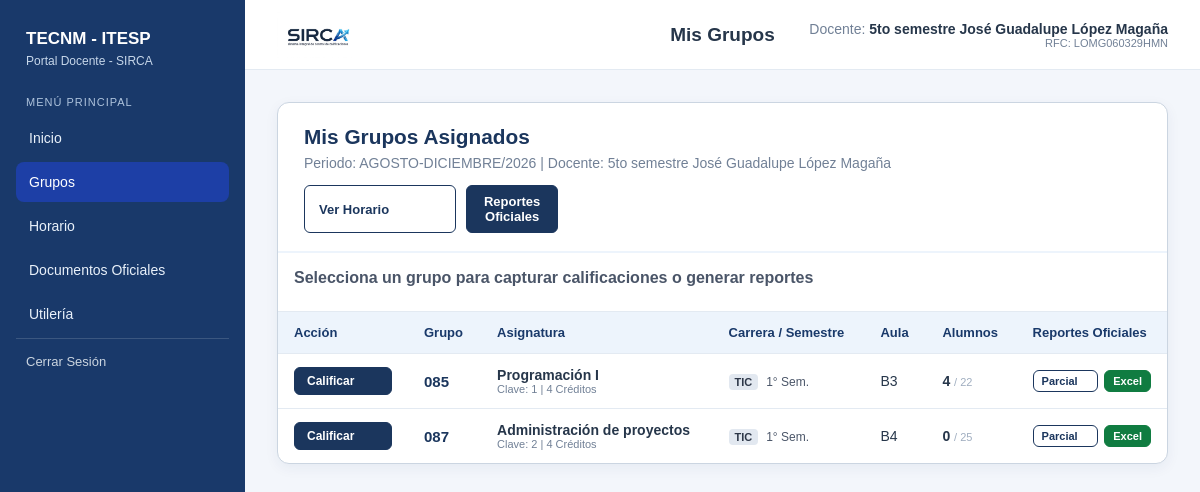
Screenshot of /views/layout/menu.php (signed in) with the database file from the repository.
### tables this page shows
CREATE TABLE `personal` (
  `rfc` char(13) NOT NULL,
  `apellidos` varchar(100) NOT NULL,
  `nombres` varchar(100) NOT NULL,
  `sexo` enum('M','F','') DEFAULT '',
  `estado_civil` enum('S','C','D','V','U','') DEFAULT '',
  `clave_centro_trabajo` char(10) DEFAULT NULL,
  `correo_institucional` varchar(150) DEFAULT NULL,
  `correo_personal` varchar(150) DEFAULT NULL,
  `telefono_contacto` varchar(20) DEFAULT NULL,
  `tipo_personal` enum('DOCENTE','ADMINISTRATIVO','DIRECTIVO','OTRO') NOT NULL DEFAULT 'DOCENTE',
  `especialidad` varchar(120) DEFAULT NULL,
  `grado_academico` varchar(100) DEFAULT NULL,
  `estatus_laboral` enum('ACTIVO','INACTIVO','LICENCIA','BAJA') NOT NULL DEFAULT 'ACTIVO',
  `fecha_ingreso` date DEFAULT NULL,
  `fecha_creacion` timestamp NOT NULL DEFAULT current_timestamp(),
  `fecha_actualizacion` timestamp NOT NULL DEFAULT current_timestamp() ON UPDATE current_timestamp(),
  `tarjeta` varchar(20) DEFAULT '1106',
  `curp` varchar(18) DEFAULT 'SINL900223MMNZVZ00',
  `puesto` varchar(100) DEFAULT 'DOCENTE',
  `departamento` varchar(200) DEFAULT 'DIVISIÓN DE INGENIERÍA EN TECNOLOGÍAS DE LA INFORMACIÓN Y COMUNICACIONES',
  `escolaridad` varchar(150) DEFAULT 'Licenciatura en: LICENCIADA EN INFORMÁTICA',
  `ingreso_plantel` varchar(20) DEFAULT '201602',
  `ingreso_sep` varchar(20) DEFAULT '201602',
  `h_f_g` int(11) DEFAULT 21,
  `h_apoy` int(11) DEFAULT 0,
  `h_adm` int(11) DEFAULT 0,
  `plaza` varchar(50) DEFAULT 'DOCENTE',
  `periodo_actual` varchar(50) DEFAULT 'AGOSTO-DICIEMBRE/2026',
  PRIMARY KEY (`rfc`),
  UNIQUE KEY `uq_personal_correo_institucional` (`correo_institucional`),
  KEY `idx_personal_estatus` (`estatus_laboral`),
  KEY `idx_personal_tipo` (`tipo_personal`)
);

CREATE TABLE `grupos` (
  `id_grupo` int(11) NOT NULL AUTO_INCREMENT,
  `materia` varchar(20) NOT NULL,
  `rfc_docente` char(13) NOT NULL,
  `periodo` varchar(30) NOT NULL,
  `clave_grupo` varchar(10) NOT NULL,
  `capacidad` int(11) NOT NULL,
  `aula` varchar(30) DEFAULT NULL,
  `turno` enum('MATUTINO','VESPERTINO','MIXTO','NOCTURNO') DEFAULT NULL,
  `modalidad` enum('PRESENCIAL','EN_LINEA','HIBRIDA') NOT NULL DEFAULT 'PRESENCIAL',
  `estado` enum('ABIERTO','CERRADO','CANCELADO') NOT NULL DEFAULT 'ABIERTO',
  `semestre` int(11) DEFAULT 1,
  `carrera` varchar(10) DEFAULT 'TIC',
  PRIMARY KEY (`id_grupo`),
  UNIQUE KEY `uq_grupo_periodo_clave` (`periodo`,`clave_grupo`,`materia`,`rfc_docente`),
  KEY `idx_grupos_periodo` (`periodo`),
  KEY `idx_grupos_materia` (`materia`),
  KEY `idx_grupos_docente` (`rfc_docente`)
);

### controllers/grupo_controller.php (called while the page is built, shortened)
<?php
require_once __DIR__ . '/../config/conection.php';
$rfcDocente = $_SESSION['rfc'];
try {
    $stmtDoc = $pdo->prepare("SELECT * FROM personal WHERE rfc = :rfc LIMIT 1");
    $stmtDoc->execute(['rfc' => $rfcDocente]);
    $docente = $stmtDoc->fetch(PDO::FETCH_ASSOC);
    if ($docente) {
        $nombreCompleto = trim(($docente['grado_academico'] ? $docente['grado_academico'] . ' ' : '') . $docente['nombres'] . ' ' . $docente['apellidos']);
        $nombreFormal = trim($docente['apellidos'] . ' ' . $docente['nombres']);
        $docente['nombre_completo'] = $nombreCompleto;
        $docente['nombre_formal'] = $nombreFormal;
    }
    $sqlGrupos = "SELECT g.id_grupo, g.clave_grupo, g.materia,
                         COALESCE(m.nombre_materia, g.materia) AS nombre_materia,
                         COALESCE(m.creditos, 4) AS creditos,
                         COALESCE(m.horas_teoricas, 2) AS horas_teoricas,
                         COALESCE(m.horas_practicas, 2) AS horas_practicas,
                         COALESCE(m.total_unidades, 4) AS total_unidades,
                         g.periodo, g.capacidad, g.aula, g.turno, g.modalidad,
                         COALESCE(g.semestre, 1) AS semestre,
                         COALESCE(g.carrera, 'TIC') AS carrera,
                         COUNT(ig.no_de_control) AS total_inscritos
                  FROM grupos g
                  LEFT JOIN materias m ON m.materia = g.materia
                  LEFT JOIN inscripciones_grupo ig ON ig.id_grupo = g.id_grupo AND ig.estatus = 'INSCRITO'
                  WHERE g.rfc_docente = :rfc AND g.estado = 'ABIERTO'
                  GROUP BY g.id_grupo, g.clave_grupo, g.materia, m.nombre_materia, m.creditos,
                           m.horas_teoricas, m.horas_practicas, m.total_unidades, g.periodo,
                           g.capacidad, g.aula, g.turno, g.modalidad, g.semestre, g.carrera
                  ORDER BY g.clave_grupo ASC";
    $stmtG = $pdo->prepare($sqlGrupos);
    $stmtG->execute(['rfc' => $rfcDocente]);
    $grupos = $stmtG->fetchAll(PDO::FETCH_ASSOC);
} catch (PDOException $e) {
    $error_db = "Error en la base de datos: " . $e->getMessage();
}
?>

### views/layout/menu.php (the view, shortened to what this page needs)
<?php
require_once '../../controllers/grupo_controller.php';
?>
<!DOCTYPE html>
<html lang="es">
<head>
    <link rel="stylesheet" href="../../assets/css/menu.css?v=<?= filemtime(__DIR__ . '/../../assets/css/menu.css') ?>">
    <link rel="stylesheet" href="../../assets/css/menu_calificaciones.css?v=<?= filemtime(__DIR__ . '/../../assets/css/menu_calificaciones.css') ?>">
    <link rel="stylesheet" href="../../assets/css/reportes_impresion.css?v=<?= filemtime(__DIR__ . '/../../assets/css/reportes_impresion.css') ?>">
</head>
<body>
<div class="layout">
    <aside>
        <div class="marca">
            TECNM - ITESP
            <small>Portal Docente - SIRCA</small>
        </div>
        <p class="etiqueta">Menú principal</p>
        <nav aria-label="Menú principal">
            <button class="menu-opcion" type="button" data-vista="inicio" data-titulo="Información del docente" aria-controls="contenido-principal">
                <span>Inicio</span>
            </button>
            <button class="menu-opcion activo" type="button" data-vista="grupos" data-titulo="Mis Grupos" aria-current="page" aria-controls="contenido-principal">
                <span>Grupos</span>
            </button>
            <button class="menu-opcion" type="button" data-vista="horario" data-titulo="Horario Institucional" aria-controls="contenido-principal">
                <span>Horario</span>
            </button>
            <button class="menu-opcion" type="button" data-vista="documentos" data-titulo="Documentos de Certificación y Reportes" aria-controls="contenido-principal">
                <span>Documentos Oficiales</span>
            </button>
            <button class="menu-opcion" type="button" data-vista="utileria" data-titulo="Utilería y Herramientas" aria-controls="contenido-principal">
                <span>Utilería</span>
            </button>
        </nav>
        <div style="margin-top: auto; padding: 15px 10px 0 10px; border-top: 1px solid rgba(255,255,255,0.15);">
            <a href="../../index.php" style="display: flex; align-items: center; gap: 8px; color: #cbd5e0; text-decoration: none; font-size: 13px;">
                <span>Cerrar Sesión</span>
            </a>
        </div>
    </aside>
    <main>
        <header>
            <img class="logo-sirca-header" src="../../assets/img/SIRCA.jpeg" alt="SIRCA">
            <h1><span id="titulo-seccion">Mis Grupos</span></h1>
            <div class="usuario">
                Docente: <strong><?= htmlspecialchars($docente['nombre_completo'] ?? $nombreUsuario, ENT_QUOTES, 'UTF-8') ?></strong>
                <span style="font-size: 11px; color: #718096; display: block; text-align: right;">RFC: <?= htmlspecialchars($rfcDocente, ENT_QUOTES, 'UTF-8') ?></span>
            </div>
        </header>
        <div class="contenido" id="contenido-principal" role="region" aria-live="polite" aria-labelledby="titulo-seccion">
            <?php include 'template_grupos.php'; ?>
        </div>
    </main>
</div>
<template id="vista-grupos">
    <?php include 'template_grupos.php'; ?>
</template>
</body>
</html>

### views/layout/template_grupos.php (shortened to what this page needs)
<div class="tabla-grupos-contenedor">
    <div class="grupos-encabezado">
        <div>
            <h2 class="grupos-titulo">Mis Grupos Asignados</h2>
            <p class="grupos-subtitulo">Periodo: <?= htmlspecialchars($docente['periodo_actual'] ?? 'AGOSTO-DICIEMBRE/2026') ?> | Docente: <?= htmlspecialchars($docente['nombre_completo'] ?? $nombreUsuario) ?></p>
        </div>
        <div style="display: flex; gap: 10px;">
            <button class="btn-accion-reporte btn-secundario" type="button" onclick="document.querySelector('.menu-opcion[data-vista=\'horario\']').click();">
                Ver Horario
            </button>
            <button class="btn-accion-reporte btn-primario" type="button" onclick="document.querySelector('.menu-opcion[data-vista=\'documentos\']').click();">
                Reportes Oficiales
            </button>
        </div>
    </div>
    <table class="tabla-grupos">
        <caption style="text-align: left; font-weight: bold; margin-bottom: 8px; color: #4a5568;">Selecciona un grupo para capturar calificaciones o generar reportes</caption>
        <thead>
            <tr>
                <th scope="col" style="width: 130px;">Acción</th>
                <th scope="col">Grupo</th>
                <th scope="col">Asignatura</th>
                <th scope="col">Carrera / Semestre</th>
                <th scope="col">Aula</th>
                <th scope="col">Alumnos</th>
                <th scope="col">Reportes Oficiales</th>
            </tr>
        </thead>
        <tbody>
            <?php if (!empty($grupos)): ?>
                <?php foreach ($grupos as $grupo): ?>
                <tr>
                    <td>
                        <button class="boton-seleccionar-grupo btn-accion-reporte btn-primario" type="button" data-grupo="<?= htmlspecialchars($grupo['clave_grupo']) ?>" style="padding: 6px 12px; font-size: 12px; width: 100%;">
                            Calificar
                        </button>
                    </td>
                    <th scope="row" style="font-size: 15px; color: #1b365d;"><?= htmlspecialchars($grupo['clave_grupo']) ?></th>
                    <td>
                        <strong><?= htmlspecialchars($grupo['nombre_materia']) ?></strong>
                        <div style="font-size: 11px; color: #718096;">Clave: <?= htmlspecialchars($grupo['materia']) ?> | <?= $grupo['creditos'] ?> Créditos</div>
                    </td>
                    <td>
                        <span style="display: inline-block; background: #e2e8f0; padding: 2px 6px; border-radius: 4px; font-size: 11px; font-weight: bold; color: #2d3748;">
                            <?= htmlspecialchars($grupo['carrera']) ?>
                        </span>
                        <span style="font-size: 12px; color: #4a5568; margin-left: 4px;"><?= $grupo['semestre'] ?>° Sem.</span>
                    </td>
                    <td><?= htmlspecialchars($grupo['aula'] ?? 'Sin asignar') ?></td>
                    <td>
                        <strong><?= $grupo['total_inscritos'] ?? 0 ?></strong>
                        <span style="color: #a0aec0; font-size: 11px;">/ <?= $grupo['capacidad'] ?></span>
                    </td>
                    <td>
                        <div style="display: flex; gap: 6px;">
                            <button type="button" class="btn-accion-reporte btn-secundario btn-abrir-reporte-parcial" data-grupo="<?= htmlspecialchars($grupo['clave_grupo']) ?>" style="padding: 4px 8px; font-size: 11px;" title="Ver Reporte Oficial de Calificaciones Parciales">
                                Parcial
                            </button>
                            <a href="../../controllers/exportar_reporte.php?tipo=calificaciones_parciales&grupo=<?= urlencode($grupo['clave_grupo']) ?>" class="btn-accion-reporte btn-excel" style="padding: 4px 8px; font-size: 11px;" title="Descargar en Excel">
                                Excel
                            </a>
                        </div>
                    </td>
                </tr>
                <?php endforeach; ?>
            <?php endif; ?>
        </tbody>
    </table>
</div>

### assets/css/menu.css (style rules this page uses)
:root { --azul: #19396A; --azul2: #1d3fa6; --fondo: #f3f6fb; --texto: #26364a; --gris: #718096; --borde: #e3eaf2; }
* { box-sizing: border-box; }
html, body { width: 100%; height: 100%; margin: 0; }
body { overflow: hidden; background: var(--fondo); color: var(--texto); font-family: Arial, "Segoe UI", sans-serif; }
.layout { display: flex; width: 100%; height: 100vh; overflow: hidden; }
aside { width: 245px; height: 100%; flex: none; overflow: hidden; padding: 25px 16px; background: var(--azul); color: #fff; }
.marca { padding: 4px 10px 28px; font-size: 17px; font-weight: bold; }
.marca small { display: block; margin-top: 5px; color: #c7d7ea; font-size: 12px; font-weight: normal; }
.etiqueta { margin: 0 10px 10px; color: #afc4dd; font-size: 11px; letter-spacing: 1px; text-transform: uppercase; }
aside nav .menu-opcion { display: flex; width: 100%; gap: 12px; align-items: center; margin: 4px 0; padding: 12px 13px; border: 0; border-radius: 8px; background: transparent; color: #e9f1fa; font-size: 14px; font-family: inherit; text-align: left; cursor: pointer; }
aside nav .menu-opcion:hover, aside nav .menu-opcion.activo { background: var(--azul2); color: #fff; }
main { display: flex; min-width: 0; min-height: 0; flex: 1; flex-direction: column; }
header { display: grid; grid-template-columns: minmax(0, 1fr) auto minmax(0, 1fr); position: relative; height: 70px; flex: none; align-items: center; padding: 0 32px; border-bottom: 1px solid var(--borde); background: #fff; }
header h1 { grid-column: 2; min-width: 0; margin: 0; font-size: 19px; text-align: center; }
.usuario { grid-column: 3; justify-self: end; z-index: 1; }
.logo-sirca-header { display: block; position: absolute; top: 50%; left: 32px; width: auto; height: 46px; transform: translateY(-50%); }
.usuario { color: var(--gris); font-size: 14px; }
.usuario strong { color: var(--texto); }
.contenido { width: 100%; max-width: 1180px; min-height: 0; flex: 1; overflow-y: auto; overscroll-behavior: contain; margin: 0 auto; padding: 32px; }
.tabla-grupos-contenedor { overflow-x: auto; border: 1px solid #cbd5e1; border-radius: 12px; background: #fff; box-shadow: 0 4px 14px rgba(25, 57, 106, 0.06); }
.grupos-encabezado { display: flex; justify-content: space-between; align-items: center; flex-wrap: wrap; gap: 14px; padding: 22px 26px 18px; border-bottom: 2px solid #edf4fc; }
.grupos-titulo { margin: 0 0 6px; color: #1b365d; font-size: 1.3rem; font-weight: 700; }
.grupos-subtitulo { margin: 0; color: var(--gris); font-size: 0.875rem; }
.tabla-grupos { width: 100%; min-width: 640px; border-collapse: collapse; text-align: left; }
.tabla-grupos caption { padding: 16px; color: var(--azul); font-weight: 700; text-align: left; }
.tabla-grupos th, .tabla-grupos td { padding: 13px 16px; border-top: 1px solid var(--borde); font-size: 14px; }
.tabla-grupos thead th { background: #edf4fc; color: var(--azul); font-size: 13px; }
.tabla-grupos tbody th { font-weight: 700; }
.boton-seleccionar-grupo { padding: 8px 14px; border: 0; border-radius: 6px; background: var(--azul); color: #fff; font-size: 13px; cursor: pointer; transition: background-color 0.3s ease; }

### assets/css/menu_calificaciones.css (style rules this page uses)
.btn-secundario { background: transparent; border: none; color: #1b365d; font-weight: 500; padding: 15px 20px; cursor: pointer; text-align: right; width: 100%; }

### assets/css/reportes_impresion.css (style rules this page uses)
.btn-accion-reporte { display: inline-flex; align-items: center; gap: 6px; padding: 8px 14px; font-size: 13px; font-weight: 600; border-radius: 6px; border: 1px solid #1b365d; cursor: pointer; transition: all 0.2s ease; text-decoration: none; }
.btn-accion-reporte.btn-primario { background: #1b365d; color: #ffffff; }
.btn-accion-reporte.btn-excel { background: #107c41; color: #ffffff; border-color: #107c41; }
.btn-accion-reporte.btn-secundario { background: #ffffff; color: #1b365d; }

### rows the page displays
personal: periodo_actual "AGOSTO-DICIEMBRE/2026"
grupos: clave_grupo "085", nombre_materia "Programación I", materia "1", creditos "4", carrera "TIC", semestre "1", aula "B3", total_inscritos "4", capacidad "22"
grupos: clave_grupo "087", nombre_materia "Administración de proyectos", materia "2", creditos "4", carrera "TIC", semestre "1", aula "B4", total_inscritos "0", capacidad "25"

### other values shown
$docente['nombre_completo'] "5to semestre José Guadalupe López Magaña"
$rfcDocente "LOMG060329HMN"
